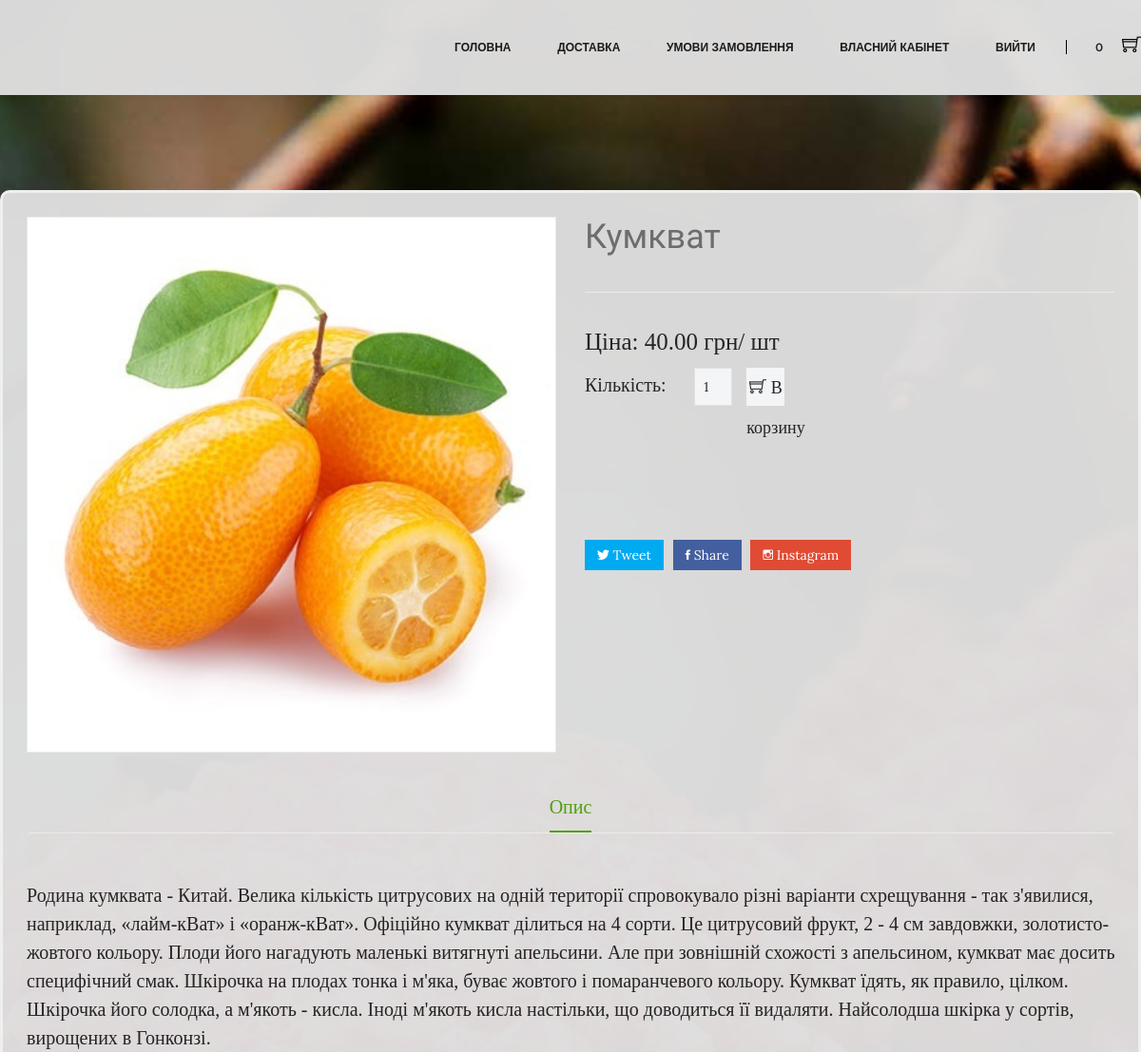
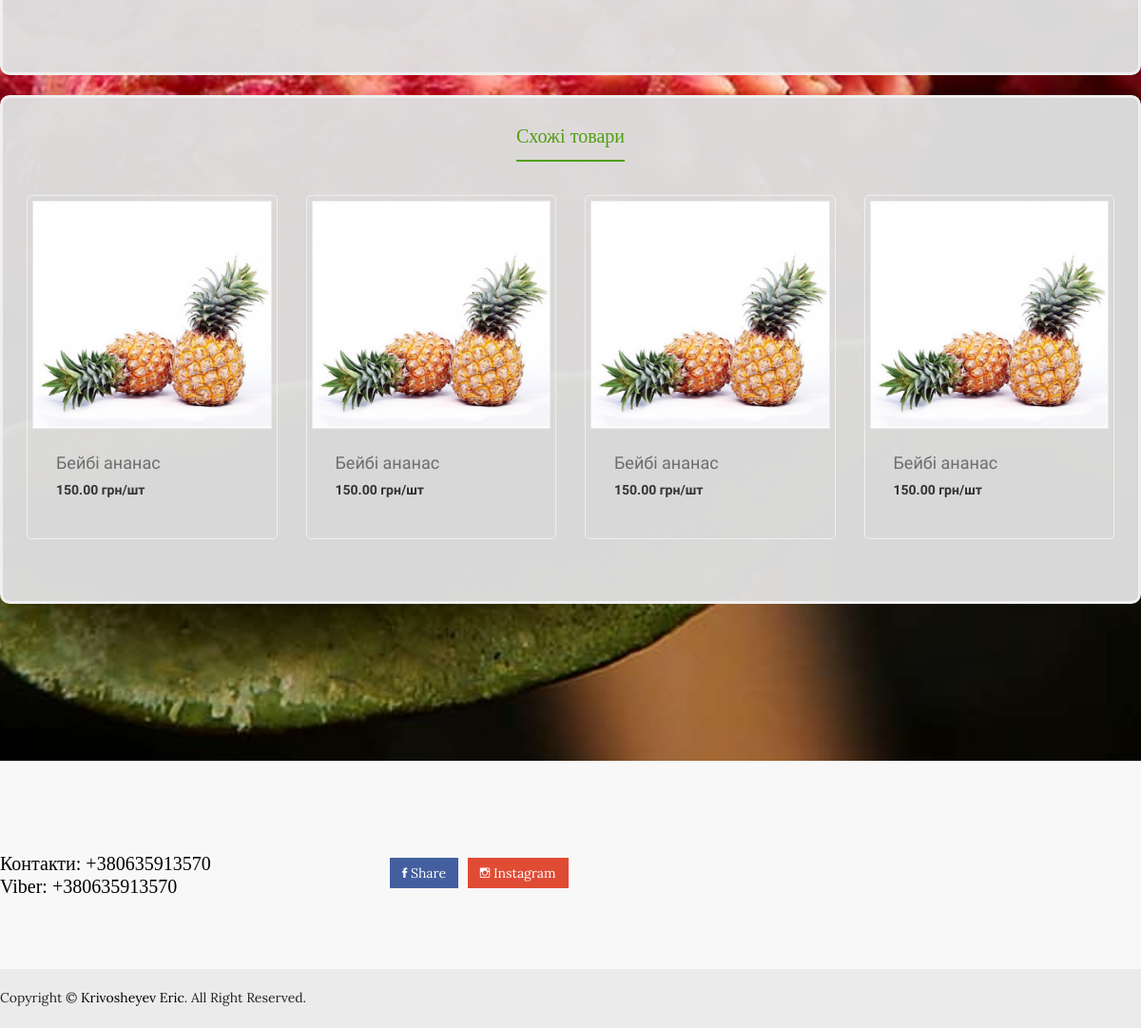
The page /product/kumquat/ (signed in) on the database its author committed (2 pictures, top to bottom).
### shop/shop/main/models.py (models this page shows, shortened)
class Product(models.Model):
    category = models.ForeignKey('Category' , on_delete= models.DO_NOTHING )
    title = models.CharField(max_length=100)
    price = models.DecimalField(max_digits=9, decimal_places=2)
    slug = models.SlugField()
    description = models.TextField()
    image = models.ImageField(upload_to=image_folder)
    available = models.BooleanField(default=True)
    objects= ProductManager()
    def get_absolute_url(self):
        return reverse('product_detail',kwargs={'product_slug': self.slug})

### shop/shop/main/views.py (the view)
# urls.py: path('product/<product_slug>/',product_view, name='product_detail'),
def product_view(request, product_slug):
    cart = try_session(request)
    product =Product.objects.get(slug=product_slug)
    products = Product.objects.all()
    c = count(cart)
    context = {
        'c': c,
        'product' : product,
        'categories': get_categories(),
        'products': products,
        'cart' : cart
    }
    return render(request,'product.html',context)

### shop/shop/main/models.py (called while the page is built)
    def all(self, *args, **kwargs):
        return super(ProductManager, self).get_queryset().filter(available=True)

### shop/shop/main/views.py (called while the page is built)
def min_price():
    products = Product.objects.all()
    min_price = products[0].price
    for product in products[1:]:
        if min_price > product.price:
            min_price = product.price
    return  float(min_price)

def max_price():
    products = Product.objects.all()
    max_price = products[0].price
    for product in products[1:]:
        if max_price < product.price:
            max_price = product.price
    return  float(max_price)

def check_len():
    len_of = len(Product.objects.all())
    return len_of

def default_check(request):
    request.session['check_qty'] = 20
    request.session['check_category'] = ['all']
    request.session['check_sort'] = 'default'
    request.session['check_price_min'] = round(min_price() + 0.5)
    request.session['check_price_max'] = round(max_price() + 0.5)
    request.session['check_list']= 1

def try_session (request):
    try:
        cart_id = request.session['cart_id']
        cart = Cart.objects.get(id=cart_id)
        request.session['total'] = cart.item.count()
        if not request.session['check_qty']:
            default_check(request)
        if not request.session['check_list']:
            request.session['check_list'] = check_len()
    except:
        cart = Cart()
        cart.save()
        cart_id = cart.id
        request.session['cart_id'] = cart_id
        default_check(request)
        request.session['check_len'] = check_len()
        cart = Cart.objects.get(id=cart_id)
    return cart

def get_categories():
    return Category.objects.all()

def count(cart) :
    total = 0
    for item_on_cart in cart.item.all():
        if int(item_on_cart.qty) :
            total += item_on_cart.qty
    return total

### main/templates/product.html (shortened to what this page needs)
{% extends 'wrapper.html' %}
{% load static %}
{% block content %}
        <div class="product-details pt-100 pb-95 ">
            <div class="cont theme-bg product-cont">
                <div class="row">
                    <div class="col-lg-6 col-md-12 ">
                        <div class="product-details-img">
                            <img class="detait-img" src="{{ product.image.url }}"  alt=""/>
                        </div>
                    </div>
                    <div class="col-lg-6 col-md-12">
                        <div class="product-details-content">
                            <h4>{{ product.title }}</h4>
                        </div>
                            <br>
                        <div class="quality-add-to-cart">
                             <div>
                                <p style="width: 103%; font-size: 25px;  font-family: Georgia;">Ціна: {{ product.price }} грн/{% if '1' == product.quantity %}{% else %} {{ product.quantity }}  {% endif %} шт</p>
                            </div>
                                <div class="quality">
                                    <label style="font-size: 20px;  font-family: Georgia;">Кількість:</label>
                                    <input id="product-qty-{{ product.slug }}"  data-id="{{ item.id }}" type ="number"  name="qty" value="1" min="1" style="background:#f4f5f7">
                                </div>
                                <div class="shop-list-cart-wishlist">
                                    <a title="Добавити в корзину" class="add_to_cart" data-slug = '{{ product.slug }}'>
                                        <i class="ti-shopping-cart"></i>
                                        В корзину
                                    </a>
                                </div>
                            </div>
<br><br>
                            <div class="pro-dec-social">
                                <ul>
                                    <li><a class="tweet" href="#"><i class="ion-social-twitter"></i> Tweet</a></li>
                                    <li><a class="share" href="#"><i class="ion-social-facebook"></i> Share</a></li>
                                    <li><a class="google" href="#"><i class="ion-social-instagram-outline"></i> Instagram</a></li>
                                </ul>
                            </div>
                        </div>
                    </div>
                <br>
                <br>
                <div class="description-review-wrapper">
                    <div class="description-review-topbar nav text-center">
                        <a class="active" data-toggle="tab" href="#des-details1">Опис</a>
                    </div>
                    <div class="tab-content description-review-bottom">
                        <div  class="tab-pane active">
                            <div class="product-description-wrapper">
                                <p style="width: 103%; font-size: 20px;font-family: Georgia;">{{ product.description }}</p>
                            </div>
                        </div>
                    </div>
                </div>
<br>
</div>
            <br>
<div class="description-review-area pb-70">
            <div class="cont theme-bg product-cont">
                <div class="description-review-wrapper">
                    <div class="description-review-topbar nav text-center">
                        <a class="active" data-toggle="tab" href="#des-details1">Схожі товари</a>
                    </div>
                    <div class="tab-content ">
                        <div  class="tab-pane active">
                            <div class="product-description-wrapper">
                                <div class="product-area pb-40 " >
                                        <div class="featured-product-active hot-flower owl-carousel product-nav">
                                        {% for the_product in products %}
                                            {% if the_product.category == product.category and the_product.slug != product.slug %}
                                            <div class="product-wrapper">
                                                <div class="product-img">
                                                    <a href="{{  the_product.get_absolute_url }} ">
                                                        <img alt="" src="{{ the_product.image.url }}">
                                                    </a>
                                                    <div class="product-action">
                                                    </div>
                                                </div>
                                                <div class="product-content text-left">
                                                    <div class="product-hover-style">
                                                        <div class="product-title">
                                                            <h4>
                                                                <a href="{{ the_product.get_absolute_url }}">{{ the_product.title }}</a>
                                                            </h4>
                                                        </div>
                                                        <div class="product-price-wrapper">
                                                        <span>{{ the_product.price }} грн/шт</span>
                                                        </div>
                                                    </div>
                                                </div>
                                            </div>
                                            {% endif %}
                                        {% endfor %}
                                        </div>
                                </div>
                            </div>
                        </div>
                    </div>
                </div>
            </div>
        </div>
        </div>
{% endblock content %}

### rows shown on the page
Product: image (picture), title "Кумкват", price "40.00", description "Родина кумквата - Китай. Велика кількість цитрусових на одній території спровокувало різні варіанти схрещування - так з'явилися, наприклад, «лайм-кВат» і «оранж-кВат». Офіційно кумкват ділиться на 4 сорти. Це цитрусовий фрукт, 2 - 4 см завдовжки, золотисто-жовтого кольору. Плоди його нагадують маленькі витягнуті апельсини. Але при зовнішній схожості з апельсином, кумкват має досить специфічний смак. Шкірочка на плодах тонка і м'яка, буває жовтого і помаранчевого кольору. Кумкват їдять, як правило, цілком. Шкірочка його солодка, а м'якоть - кисла. Іноді м'якоть кисла настільки, що доводиться її видаляти. Найсолодша шкірка у сортів, вирощених в Гонконзі."
Product: image (picture), title "Бейбі ананас", price "150.00"

### other values the page prints
{{ c }} "0"
